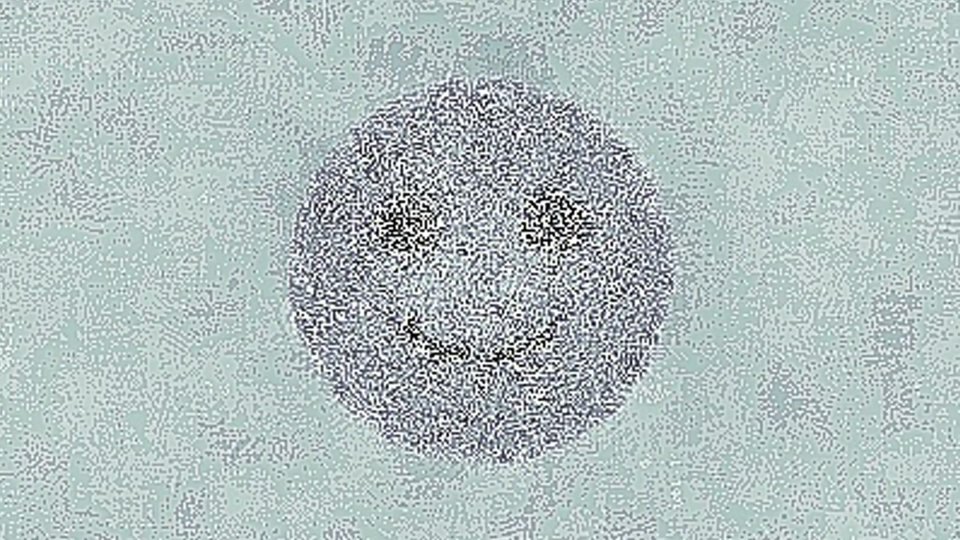
#> input picture backend/tests/frame_check.jpg, 1920 x 1080 px (shown at 1/2 size)
$ python -i restoration.py   (imports and definitions only)   (older library calls are emulated)
#> lines starting #> are read from the running program, lines starting #| are printed output that depends on the picture; after the words box and inside, x2 and y2 are one past the last pixel; in counts of white or black regions, pixels touching at a corner belong together
"""
Adaptive image restoration pipeline: assess quality first, then repair selectively.

Core principle: NEVER make a clear image worse. Only apply processing that
actually improves the specific image based on its quality metrics.

Key rules:
  1. Keep original resolution — upscaling dilutes detail, makes images look softer
  2. Only denoise if noise is genuinely high (gentle, edge-preserving)
  3. Always sharpen (adaptive strength), but never over-sharpen clear images
  4. If original is already sharp and clean → only color/contrast enhancement
  5. Quality guard: compare at SAME resolution, reject softer outputs
"""

import cv2
import numpy as np


def save_image(path: str, img: np.ndarray, quality: int = 98) -> None:
    """Save image with high quality, handling JPEG quality parameter properly."""
    ext = path.lower().split('.')[-1]
    if ext in ('jpg', 'jpeg'):
        # Use imencode to avoid OpenCV 4.x imwrite parameter warning
        _, buf = cv2.imencode('.jpg', img, [int(cv2.IMWRITE_JPEG_QUALITY), quality])
        with open(path, 'wb') as f:
            f.write(buf.tobytes())
    elif ext == 'png':
        _, buf = cv2.imencode('.png', img, [int(cv2.IMWRITE_PNG_COMPRESSION), 3])
        with open(path, 'wb') as f:
            f.write(buf.tobytes())
    else:
        cv2.imwrite(path, img)


def restore_image(input_path: str, output_path: str) -> str:
    """
    Restore an old photo through an adaptive pipeline.
    Only applies processing that improves the specific image.
    Returns the output path.
    """
#> called with input_path = '../../tests/frame_check.jpg', output_path = 'out.png'
    img = cv2.imread(input_path)
#> img is the input picture: shape (1080, 1920, 3); mean B, G, R 191.3, 191.1, 177.2
    if img is None:
        raise ValueError(f"Cannot read image: {input_path}")

    # Ensure 3-channel BGR
    if len(img.shape) == 2:
        img = cv2.cvtColor(img, cv2.COLOR_GRAY2BGR)

    was_grayscale = is_grayscale(img)
#> in is_grayscale, `b, g, r = cv2.split(img)`:
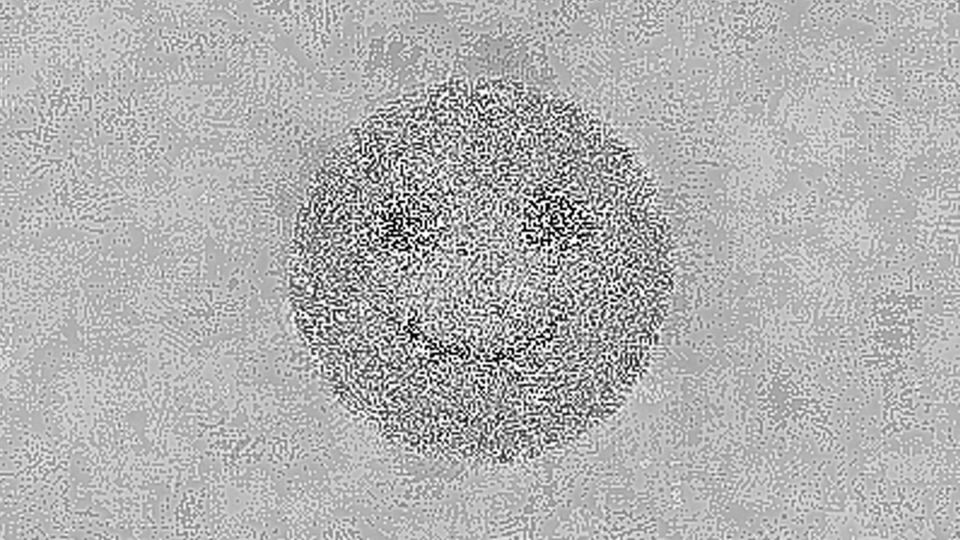
#> r: shape (1080, 1920) (shown at 1/2 size); min 0, max 255, mean 177.2
#> in is_grayscale, `diff_rg = np.mean(np.abs(r.astype(float) - g.astype(float)))`: diff_rg = 13.88
#> in is_grayscale, `diff_rb = np.mean(np.abs(r.astype(float) - b.astype(float)))`: diff_rb = 14.1
#> was_grayscale = False

    # === Step 1: Assess image quality ===
    metrics = assess_quality(img)

    result = img.copy()

    # === Step 2: Denoise if noise is high ===
    # Even if image is "sharp", high noise will be amplified by later steps
    if metrics["is_noisy"]:
        result = gentle_denoise(result, strength=metrics["noise_level"])

    # === Step 3: Scratch repair (only if not too noisy) ===
    if not metrics["is_noisy"]:
        result = remove_scratches(result)

    # === Step 4: Sharpen — adapt strength to blur level ===
    # Always sharpen after denoise to recover detail
    if metrics["is_very_blurry"] and metrics["noise_level"] > 2:
        result = sharpen(result, method="strong")
    elif metrics["is_blurry"] and metrics["noise_level"] > 2:
        result = sharpen(result, method="moderate")
    elif metrics["is_noisy"]:
        # After denoise, apply moderate sharpen to recover edges
        result = sharpen(result, method="moderate")
    elif not metrics["already_sharp"]:
        # Light sharpening for average images
        result = sharpen(result, method="light")
    # If already_sharp, skip sharpening entirely

    # === Step 5: Contrast enhancement ===
    # Use lower CLAHE strength for noisy images to avoid amplifying residual noise
    clahe_clip = 1.5 if metrics["is_noisy"] else 2.0
    result = enhance_contrast(result, clip_limit=clahe_clip)

    # === Step 6: Colorization or color enhancement ===
    if was_grayscale:
        result = natural_colorize(result)
    else:
        result = auto_white_balance(result)

    # === Step 7: Subtle color grading ===
    result = color_grade(result)

    # === Step 8: Quality guard — ensure output is not softer than input ===
    result = quality_guard(img, result)

    # Save at original resolution, high quality
    save_image(output_path, result, quality=98)
    return output_path


def assess_quality(img: np.ndarray) -> dict:
    """
    Assess image quality metrics to guide adaptive processing.

    Uses Laplacian variance normalized by image size for blur detection,
    and local residual median absolute deviation for noise estimation.
    """
    gray = cv2.cvtColor(img, cv2.COLOR_BGR2GRAY) if len(img.shape) == 3 else img.copy()
    h, w = gray.shape
#> h = 1080; w = 1920

    # --- Blur detection via Laplacian variance ---
    laplacian = cv2.Laplacian(gray, cv2.CV_64F)
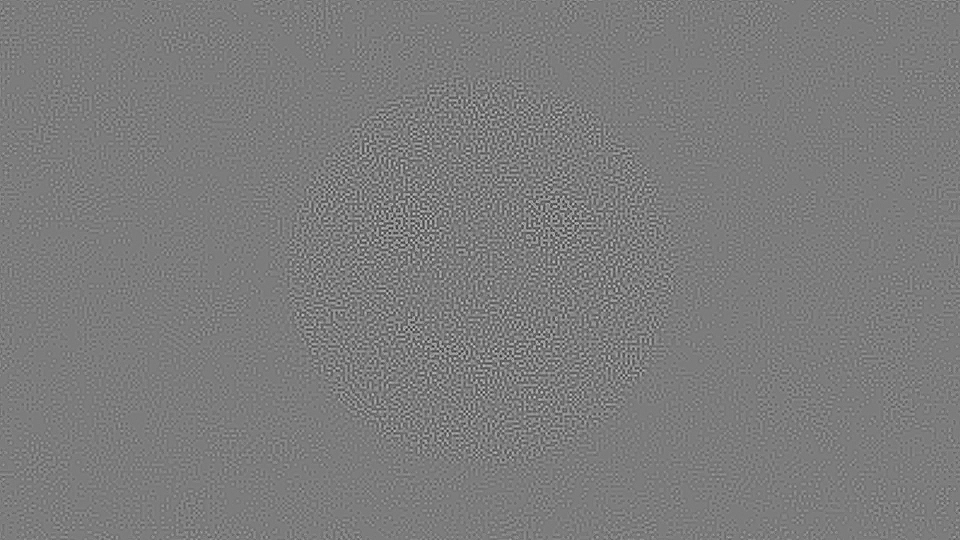
#> laplacian: shape (1080, 1920) float64 (shown at 1/2 size); min -121, max 127, mean 0; drawn with min black and max white
    blur_score = laplacian.var()
#> blur_score = 191
    # Normalize by image size
    blur_score_norm = blur_score / (h * w) * 1000000
#> blur_score_norm = 92.09

    # --- Noise estimation via local standard deviation ---
    local_mean = cv2.blur(gray.astype(np.float64), (3, 3))
    residual = gray.astype(np.float64) - local_mean
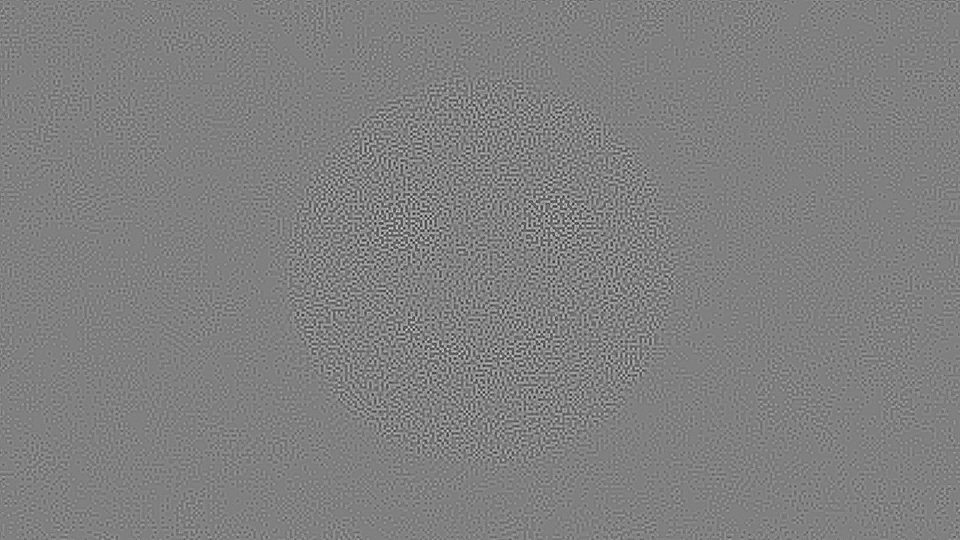
#> residual: shape (1080, 1920) float64 (shown at 1/2 size); min -37.33, max 36.89, mean 0; drawn with min black and max white
    noise_level = np.median(np.abs(residual - np.median(residual))) / 0.6745
#> noise_level = 2.8

    # --- Thresholds ---
    # blur_score_norm: < 15 very blurry, < 30 blurry, > 60 decent, > 100 sharp
    is_blurry = blur_score_norm < 30
#> is_blurry = False
    is_very_blurry = blur_score_norm < 15
#> is_very_blurry = False
    # If noise is very low AND image is not blurry, consider it already sharp
    # (low noise means it's likely a digital photo, not a damaged scan)
    already_sharp = blur_score_norm > 80 or (noise_level < 3 and blur_score_norm > 40)
#> already_sharp = True
    # noise_level: > 8 noisy, > 15 very noisy
    is_noisy = noise_level > 8
#> is_noisy = False
#> in restore_image, `metrics = assess_quality(img)`: metrics = {'blur_score': 191, 'blur_score_norm': 92.09, 'noise_level': 2.8, 'is_blurry': False, 'is_very_blurry': False, 'already_sharp': True, 'is_noisy': False}
#> in remove_scratches, `tophat = cv2.morphologyEx(gray, cv2.MORPH_TOPHAT, kernel)`:
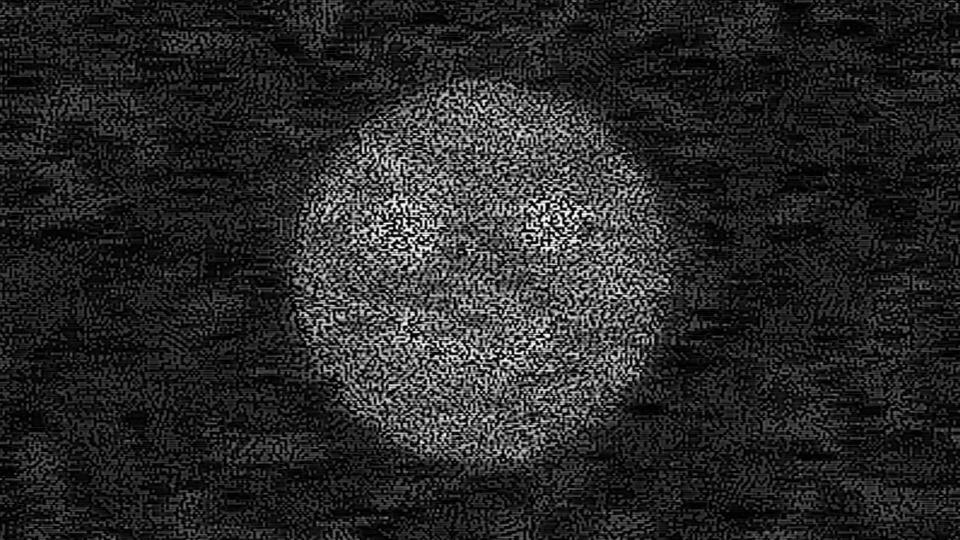
#> tophat: shape (1080, 1920) (shown at 1/2 size); min 0, max 255, mean 40.9
#> in remove_scratches, `_, scratch_mask = cv2.threshold(tophat, 25, 255, cv2.THRESH_BINARY)`:
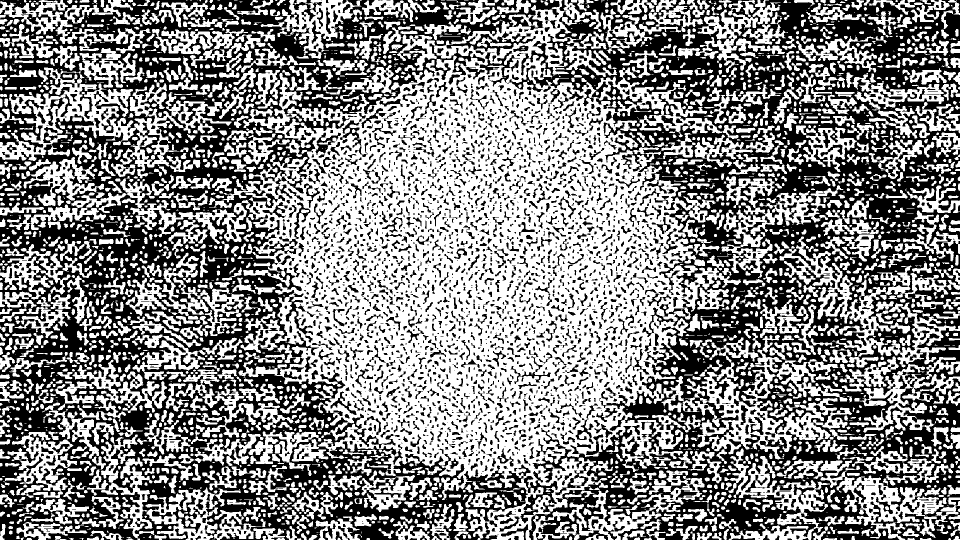
#> scratch_mask: shape (1080, 1920) (shown at 1/2 size); 53.2% white; 3538 black regions (1381 under 20 px), largest, box (x1, y1, x2, y2) and area: (0, 0, 1119, 1080) 414495, (1042, 0, 1920, 1080) 385813, (1077, 1023, 1164, 1080) 2097
#> in remove_scratches, `scratch_ratio = np.sum(scratch_mask > 0) / scratch_mask.size`: scratch_ratio = 0.532
#> in restore_image, `clahe_clip = 1.5 if metrics["is_noisy"] else 2.0`: clahe_clip = 2

    return {
        "blur_score": blur_score,
        "blur_score_norm": blur_score_norm,
        "noise_level": noise_level,
        "is_blurry": is_blurry,
        "is_very_blurry": is_very_blurry,
        "already_sharp": already_sharp,
        "is_noisy": is_noisy,
    }


# [61 lines left out: functions gentle_denoise, sharpen, not called in this run]


def enhance_contrast(img: np.ndarray, clip_limit: float = 2.0) -> np.ndarray:
    """Mild CLAHE contrast enhancement in LAB color space."""
#> called with clip_limit = 2
    lab = cv2.cvtColor(img, cv2.COLOR_BGR2LAB)
#> lab: shape (1080, 1920, 3); mean of channels 0, 1, 2 194, 123.3, 126.3
    l, a, b = cv2.split(lab)
    clahe = cv2.createCLAHE(clipLimit=clip_limit, tileGridSize=(8, 8))
    l = clahe.apply(l)
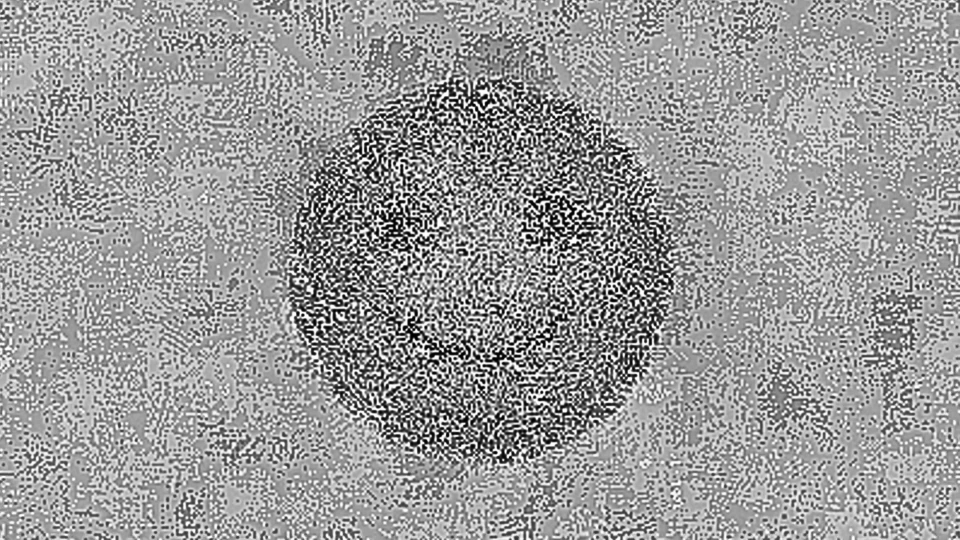
#> l: shape (1080, 1920) (shown at 1/2 size); min 0, max 255, mean 154.6
    enhanced = cv2.merge([l, a, b])
#> enhanced: shape (1080, 1920, 3); mean of channels 0, 1, 2 154.6, 123.3, 126.3
    return cv2.cvtColor(enhanced, cv2.COLOR_LAB2BGR)
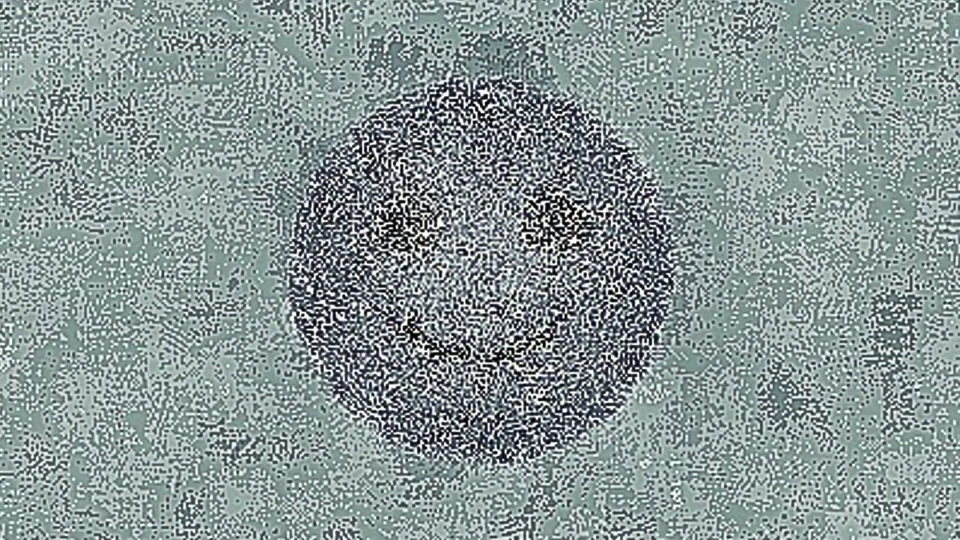
#> returned value: shape (1080, 1920, 3) (shown at 1/2 size); mean B, G, R 151, 151.1, 137.6


def quality_guard(original: np.ndarray, processed: np.ndarray) -> np.ndarray:
    """
    Final quality check at the SAME resolution as original.

    If processing made the image softer, blend back original sharpness.
    Compares Laplacian variance (sharpness) before and after.
    """
    # Both should be same size (we don't upscale anymore)
    # But handle size mismatch just in case
    if original.shape[:2] != processed.shape[:2]:
        processed_resized = cv2.resize(processed, (original.shape[1], original.shape[0]),
                                       interpolation=cv2.INTER_LANCZOS4)
    else:
        processed_resized = processed

    # Measure sharpness at original resolution
    orig_gray = cv2.cvtColor(original, cv2.COLOR_BGR2GRAY) if len(original.shape) == 3 else original
    proc_gray = cv2.cvtColor(processed_resized, cv2.COLOR_BGR2GRAY) if len(processed_resized.shape) == 3 else processed_resized

    orig_sharp = cv2.Laplacian(orig_gray, cv2.CV_64F).var()
    proc_sharp = cv2.Laplacian(proc_gray, cv2.CV_64F).var()

    # If processed is softer than original, blend back
    if proc_sharp < orig_sharp * 0.85:
        # Blend ratio: how much original to mix back
        ratio = min(0.9, (orig_sharp - proc_sharp) / max(orig_sharp, 1))
        result = cv2.addWeighted(processed_resized, 1 - ratio, original, ratio, 0)
        return result

    return processed_resized


def is_grayscale(img: np.ndarray) -> bool:
    """Check if image is essentially grayscale."""
    if len(img.shape) < 3:
        return True
    b, g, r = cv2.split(img)
    diff_rg = np.mean(np.abs(r.astype(float) - g.astype(float)))
    diff_rb = np.mean(np.abs(r.astype(float) - b.astype(float)))
    return diff_rg < 10 and diff_rb < 10


def remove_scratches(img: np.ndarray) -> np.ndarray:
    """
    Detect and inpaint thin scratch lines.
    Uses morphological top-hat to find thin bright/dark lines.
    Conservative: skips if detected "scratches" cover too much area
    (likely noise, not real scratches).
    """
    gray = cv2.cvtColor(img, cv2.COLOR_BGR2GRAY)
    kernel_len = max(15, img.shape[1] // 40)
    kernel = cv2.getStructuringElement(cv2.MORPH_RECT, (kernel_len, 1))
    tophat = cv2.morphologyEx(gray, cv2.MORPH_TOPHAT, kernel)
    # Higher threshold to avoid detecting noise as scratches
    _, scratch_mask = cv2.threshold(tophat, 25, 255, cv2.THRESH_BINARY)

    scratch_ratio = np.sum(scratch_mask > 0) / scratch_mask.size
    # Only inpaint if scratches are detected AND cover a small area (< 2%)
    # Large area means it's likely noise, not scratches
    if 0.001 < scratch_ratio < 0.02:
        scratch_mask = cv2.dilate(scratch_mask, np.ones((3, 3), np.uint8), iterations=1)
        img = cv2.inpaint(img, scratch_mask, 3, cv2.INPAINT_TELEA)

    return img


# [31 lines left out: function natural_colorize, not called in this run]


def auto_white_balance(img: np.ndarray) -> np.ndarray:
    """Apply gentle automatic white balance using gray-world assumption.
    Uses mild correction to avoid color shifts on already-balanced photos."""
    result = img.copy().astype(np.float32)
    avg_b = np.mean(result[:, :, 0])
#> avg_b = 151
    avg_g = np.mean(result[:, :, 1])
#> avg_g = 151.1
    avg_r = np.mean(result[:, :, 2])
#> avg_r = 137.6
    avg_gray = (avg_b + avg_g + avg_r) / 3
#> avg_gray = 146.6

    # Mild correction: only apply 30% of the full gray-world adjustment
    # This prevents drastic color shifts on photos with dominant colors
    factor_b = avg_gray / max(avg_b, 1)
#> factor_b = 0.971
    factor_g = avg_gray / max(avg_g, 1)
#> factor_g = 0.97
    factor_r = avg_gray / max(avg_r, 1)
#> factor_r = 1.06

    # Blend: 70% original + 30% corrected
    result[:, :, 0] = result[:, :, 0] * 0.7 + result[:, :, 0] * factor_b * 0.3
    result[:, :, 1] = result[:, :, 1] * 0.7 + result[:, :, 1] * factor_g * 0.3
    result[:, :, 2] = result[:, :, 2] * 0.7 + result[:, :, 2] * factor_r * 0.3

    return np.clip(result, 0, 255).astype(np.uint8)


def color_grade(img: np.ndarray) -> np.ndarray:
    """Apply very subtle warm color grading for nostalgic feel."""
    result = img.copy().astype(np.float32)
    # Very subtle warm tone
    result[:, :, 2] *= 1.01
    result[:, :, 0] *= 0.99
    # Very slight gamma for richer shadows
    result = np.power(result / 255.0, 0.98) * 255.0
    return np.clip(result, 0, 255).astype(np.uint8)

>>> result = restore_image('../../tests/frame_check.jpg', 'out.png')
#> in quality_guard, `orig_sharp = cv2.Laplacian(orig_gray, cv2.CV_64F).var()`: orig_sharp = 191
#> in quality_guard, `proc_sharp = cv2.Laplacian(proc_gray, cv2.CV_64F).var()`: proc_sharp = 537.9
